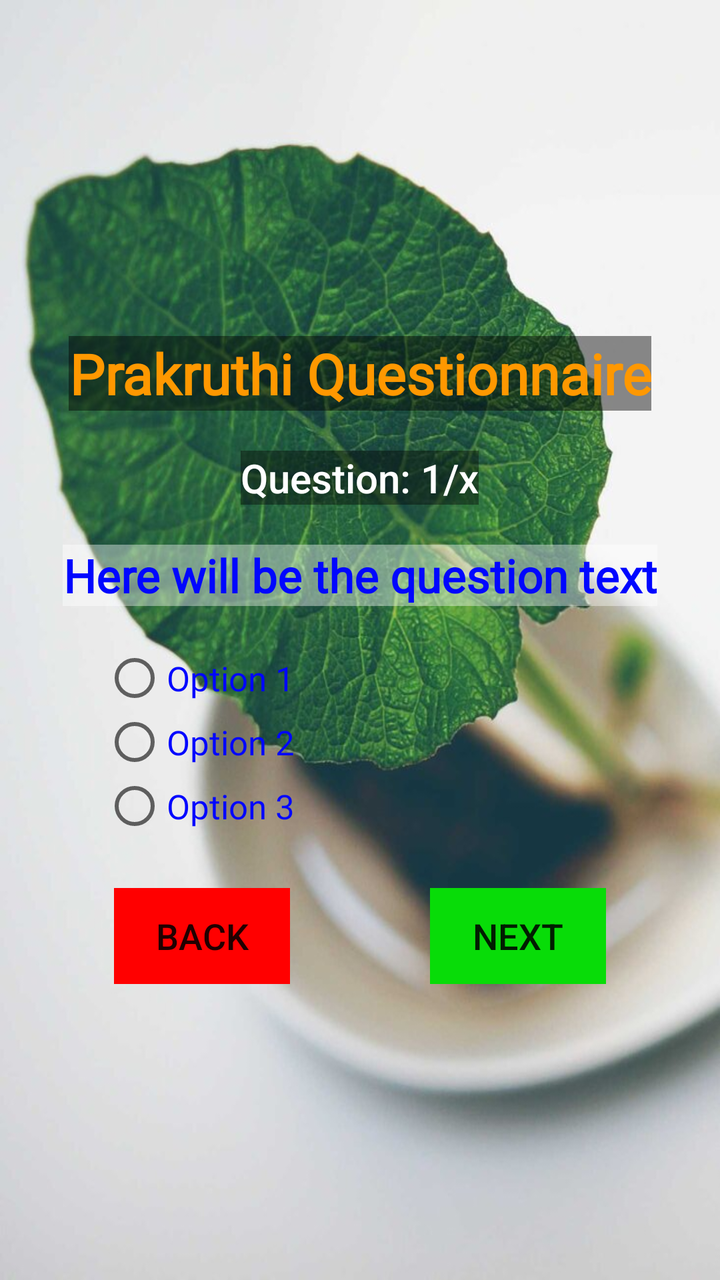
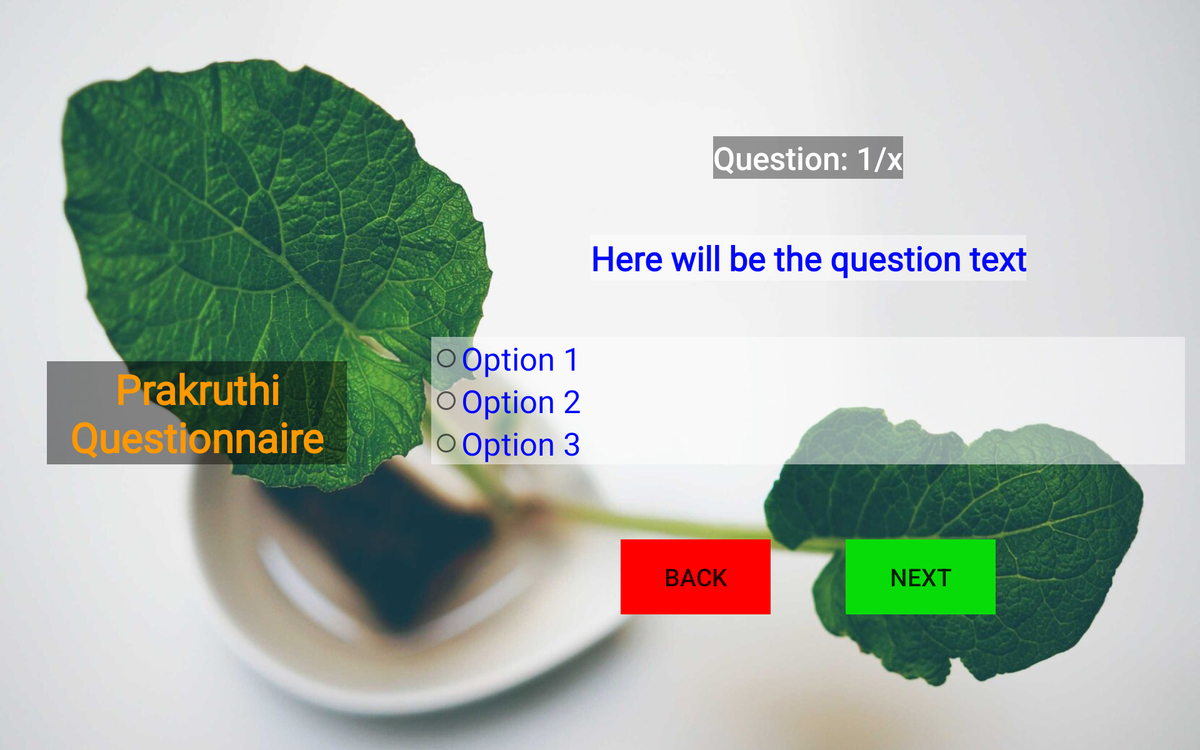

One screen, two layout resources from the same app: the default and the repository's alternative for another configuration. Each is rendered where Android would select it; the XML of both is given below.
<!-- AndroidManifest.xml: application theme AppTheme -->
<!-- res/layout/activity_quiz.xml -->
<?xml version="1.0" encoding="utf-8"?>
<androidx.constraintlayout.widget.ConstraintLayout xmlns:android="http://schemas.android.com/apk/res/android"
    xmlns:app="http://schemas.android.com/apk/res-auto"
    xmlns:tools="http://schemas.android.com/tools"
    android:layout_width="match_parent"
    android:layout_height="match_parent"
    android:background="@drawable/background_img_portrait"
    tools:context="com.ayurmanaha.ayurvedaquiz.activity.QuizActivity">

    <LinearLayout
        android:layout_width="wrap_content"
        android:layout_height="0dp"
        android:gravity="center_vertical"
        android:orientation="vertical"
        android:padding="8dp"
        app:layout_constraintBottom_toBottomOf="parent"
        app:layout_constraintEnd_toEndOf="parent"
        app:layout_constraintStart_toStartOf="parent"
        app:layout_constraintTop_toTopOf="parent">

        <ImageView
            android:layout_width="wrap_content"
            android:layout_height="wrap_content"
            android:layout_gravity="center"
            android:layout_marginBottom="20dp"
            android:background="#66FFFFFF"
            android:contentDescription="@string/ayur_logo"
            app:srcCompat="@drawable/ayurmanaha_transparent_logo" />

        <TextView
            android:id="@+id/title"
            android:layout_width="wrap_content"
            android:layout_height="wrap_content"
            android:layout_gravity="center"
            android:layout_marginBottom="20dp"
            android:background="#73000000"
            android:fontFamily="@font/alegreya_sans_sc"
            android:text="@string/headingString"
            android:textAlignment="center"
            android:textColor="#FF9800"
            android:textSize="28sp"
            android:textStyle="bold" />

        <TextView
            android:id="@+id/text_view_question_count"
            android:layout_width="wrap_content"
            android:layout_height="wrap_content"
            android:layout_gravity="center"
            android:layout_marginBottom="20dp"
            android:background="#66000000"
            android:fontFamily="sans-serif-medium"
            android:freezesText="true"
            android:text="Question: 1/x"
            android:textAlignment="center"
            android:textColor="#ffffff"
            android:textSize="20sp" />

        <TextView
            android:id="@+id/text_view_question"
            android:layout_width="wrap_content"
            android:layout_height="wrap_content"
            android:layout_gravity="center"
            android:layout_marginBottom="20dp"
            android:background="#66FFFFFF"
            android:fontFamily="@font/droid_sans"
            android:freezesText="true"
            android:text="Here will be the question text"
            android:textAlignment="center"
            android:textColor="#0006FF"
            android:textSize="23sp"
            android:textStyle="bold" />

        <RadioGroup
            android:id="@+id/answer_options"
            android:layout_width="wrap_content"
            android:layout_height="wrap_content"
            android:layout_marginStart="20dp"
            android:layout_marginBottom="25dp"
            android:gravity="start">

            <RadioButton
                android:id="@+id/option1"
                android:layout_width="wrap_content"
                android:layout_height="wrap_content"
                android:background="#00000000"
                android:fontFamily="@font/source_sans_pro_semibold"
                android:freezesText="true"
                android:gravity="start|center_vertical"
                android:text="Option 1"
                android:textColor="#0006FF"
                android:textSize="17sp"
                tools:layout_height="wrap_content" />

            <RadioButton
                android:id="@+id/option2"
                android:layout_width="wrap_content"
                android:layout_height="wrap_content"
                android:background="#00000000"
                android:fontFamily="@font/source_sans_pro_semibold"
                android:freezesText="true"
                android:gravity="start|center_vertical"
                android:text="Option 2"
                android:textColor="#0006FF"
                android:textSize="17sp" />

            <RadioButton
                android:id="@+id/option3"
                android:layout_width="wrap_content"
                android:layout_height="wrap_content"
                android:background="#00000000"
                android:fontFamily="@font/source_sans_pro_semibold"
                android:freezesText="true"
                android:gravity="start|center_vertical"
                android:text="Option 3"
                android:textColor="#0006FF"
                android:textSize="17sp" />
        </RadioGroup>

        <LinearLayout
            style="?android:attr/buttonBarStyle"
            android:layout_width="match_parent"
            android:layout_height="wrap_content"
            android:gravity="bottom|center"
            android:orientation="horizontal">

            <Button
                android:id="@+id/button_back"
                style="@style/Widget.AppCompat.Button.Borderless"
                android:layout_width="wrap_content"
                android:layout_height="wrap_content"
                android:background="#FF0000"
                android:freezesText="true"
                android:text="@string/backButtonString"
                android:textSize="18sp" />

            <Button
                android:id="@+id/button_next"
                style="@style/Widget.AppCompat.Button.Borderless"
                android:layout_width="wrap_content"
                android:layout_height="wrap_content"
                android:layout_marginStart="70dp"
                android:background="#08DC08"
                android:freezesText="true"
                android:text="@string/nextButtonString"
                android:textSize="18sp" />

        </LinearLayout>

    </LinearLayout>

</androidx.constraintlayout.widget.ConstraintLayout>
<!-- resources referenced by this layout -->
<resources>
  <!-- drawable background_img_portrait: jpg bitmap (drawable-xxhdpi, 81401 bytes) -->
  <string name="ayur_logo">Ayurmanaha Logo</string>
  <string name="backButtonString" translatable="false">Back</string>
  <string name="headingString" translatable="false">Prakruthi Questionnaire</string>
  <string name="nextButtonString" translatable="false">Next</string>
  <style name="AppTheme" parent="Theme.AppCompat.Light.DarkActionBar">
          
          <item name="colorPrimary">@color/colorPrimary</item>
          <item name="colorPrimaryDark">@color/colorPrimaryDark</item>
          <item name="colorAccent">@color/colorAccent</item>
      </style>
  <color name="colorPrimary">#795548</color>
  <color name="colorPrimaryDark">#5D4037</color>
  <color name="colorAccent">#FFEB3B</color>
</resources>
<!-- res/layout-sw720dp-land/activity_quiz.xml (the repository's variant of the layout above) -->
<!-- drawn on a large tablet held sideways -->
<?xml version="1.0" encoding="utf-8"?>
<androidx.constraintlayout.widget.ConstraintLayout xmlns:android="http://schemas.android.com/apk/res/android"
    xmlns:app="http://schemas.android.com/apk/res-auto"
    xmlns:tools="http://schemas.android.com/tools"
    android:layout_width="match_parent"
    android:layout_height="match_parent"
    android:background="@drawable/background_img_land"
    tools:context="com.ayurmanaha.ayurvedaquiz.activity.QuizActivity">

    <LinearLayout
        android:layout_width="match_parent"
        android:layout_height="wrap_content"
        android:gravity="center"
        android:orientation="horizontal"
        android:padding="8dp"
        app:layout_constraintBottom_toBottomOf="parent"
        app:layout_constraintEnd_toEndOf="parent"
        app:layout_constraintStart_toStartOf="parent"
        app:layout_constraintTop_toTopOf="parent">

        <LinearLayout
            android:layout_width="wrap_content"
            android:layout_height="match_parent"
            android:layout_marginStart="30dp"
            android:layout_marginEnd="70dp"
            android:gravity="center"
            android:orientation="vertical"
            android:padding="12dp">

            <ImageView
                android:layout_width="wrap_content"
                android:layout_height="wrap_content"
                android:layout_gravity="center_horizontal|top"
                android:layout_marginBottom="80dp"
                android:background="#59FFFFFF"
                android:contentDescription="@string/ayur_logo"
                android:src="@drawable/ayurmanaha_transparent_logo" />

            <TextView
                android:id="@+id/title"
                android:layout_width="wrap_content"
                android:layout_height="wrap_content"
                android:layout_gravity="bottom|center_horizontal"
                android:background="#73000000"
                android:ellipsize="end"
                android:fontFamily="@font/alegreya_sans_sc"
                android:maxWidth="320dp"
                android:text="@string/headingString"
                android:textAlignment="center"
                android:textColor="#FF9800"
                android:textSize="44sp"
                android:textStyle="bold" />

        </LinearLayout>

        <LinearLayout
            android:layout_width="match_parent"
            android:layout_height="match_parent"
            android:gravity="center_vertical"
            android:orientation="vertical"
            android:padding="8dp">

            <TextView
                android:id="@+id/text_view_question_count"
                android:layout_width="wrap_content"
                android:layout_height="wrap_content"
                android:layout_gravity="center"
                android:layout_marginBottom="60dp"
                android:background="#66000000"
                android:fontFamily="sans-serif-medium"
                android:freezesText="true"
                android:text="Question: 1/x"
                android:textAlignment="center"
                android:textColor="#ffffff"
                android:textSize="34sp" />

            <TextView
                android:id="@+id/text_view_question"
                android:layout_width="wrap_content"
                android:layout_height="wrap_content"
                android:layout_gravity="center"
                android:layout_marginBottom="60dp"
                android:background="#66FFFFFF"
                android:fontFamily="@font/droid_sans"
                android:freezesText="true"
                android:text="Here will be the question text"
                android:textAlignment="center"
                android:textColor="#0006FF"
                android:textSize="36sp"
                android:textStyle="bold" />

            <RadioGroup
                android:id="@+id/answer_options"
                android:layout_width="match_parent"
                android:layout_height="wrap_content"
                android:layout_marginBottom="80dp"
                android:gravity="start">

                <RadioButton
                    android:id="@+id/option1"
                    android:layout_width="match_parent"
                    android:layout_height="wrap_content"
                    android:background="#80FFFFFF"
                    android:fontFamily="@font/source_sans_pro_semibold"
                    android:freezesText="true"
                    android:gravity="start|center_vertical"
                    android:text="Option 1"
                    android:textColor="#0006FF"
                    android:textSize="34sp"
                    tools:layout_height="wrap_content" />

                <RadioButton
                    android:id="@+id/option2"
                    android:layout_width="match_parent"
                    android:layout_height="wrap_content"
                    android:background="#80FFFFFF"
                    android:fontFamily="@font/source_sans_pro_semibold"
                    android:freezesText="true"
                    android:gravity="start|center_vertical"
                    android:text="Option 2"
                    android:textColor="#0006FF"
                    android:textSize="34sp"
                    tools:layout_height="wrap_content" />

                <RadioButton
                    android:id="@+id/option3"
                    android:layout_width="match_parent"
                    android:layout_height="wrap_content"
                    android:background="#80FFFFFF"
                    android:fontFamily="@font/source_sans_pro_semibold"
                    android:freezesText="true"
                    android:gravity="start|center_vertical"
                    android:text="Option 3"
                    android:textColor="#0006FF"
                    android:textSize="34sp"
                    tools:layout_height="wrap_content" />
            </RadioGroup>

            <LinearLayout
                style="?android:attr/buttonBarStyle"
                android:layout_width="wrap_content"
                android:layout_height="wrap_content"
                android:layout_gravity="center"
                android:gravity="bottom|center"
                android:orientation="horizontal">

                <Button
                    android:id="@+id/button_back"
                    style="@style/Widget.AppCompat.Button.Borderless"
                    android:layout_width="wrap_content"
                    android:layout_height="wrap_content"
                    android:background="#FF0000"
                    android:freezesText="true"
                    android:minWidth="160dp"
                    android:minHeight="80dp"
                    android:text="@string/backButtonString"
                    android:textSize="26sp" />

                <Button
                    android:id="@+id/button_next"
                    style="@style/Widget.AppCompat.Button.Borderless"
                    android:layout_width="wrap_content"
                    android:layout_height="wrap_content"
                    android:layout_marginStart="80dp"
                    android:background="#08DC08"
                    android:freezesText="true"
                    android:minWidth="160dp"
                    android:minHeight="80dp"
                    android:text="@string/nextButtonString"
                    android:textSize="26sp" />

            </LinearLayout>

        </LinearLayout>

    </LinearLayout>

</androidx.constraintlayout.widget.ConstraintLayout>
<!-- resources referenced by the variant -->
<!-- as a large tablet held sideways resolves them -->
<resources>
  <!-- drawable background_img_land: jpg bitmap (drawable-xxhdpi, 124999 bytes) -->
  <string name="ayur_logo">Ayurmanaha Logo</string>
  <string name="backButtonString" translatable="false">Back</string>
  <string name="headingString" translatable="false">Prakruthi Questionnaire</string>
  <string name="nextButtonString" translatable="false">Next</string>
  <style name="AppTheme" parent="Theme.AppCompat.Light.DarkActionBar">
          
          <item name="colorPrimary">@color/colorPrimary</item>
          <item name="colorPrimaryDark">@color/colorPrimaryDark</item>
          <item name="colorAccent">@color/colorAccent</item>
      </style>
  <color name="colorPrimary">#795548</color>
  <color name="colorPrimaryDark">#5D4037</color>
  <color name="colorAccent">#FFEB3B</color>
</resources>
